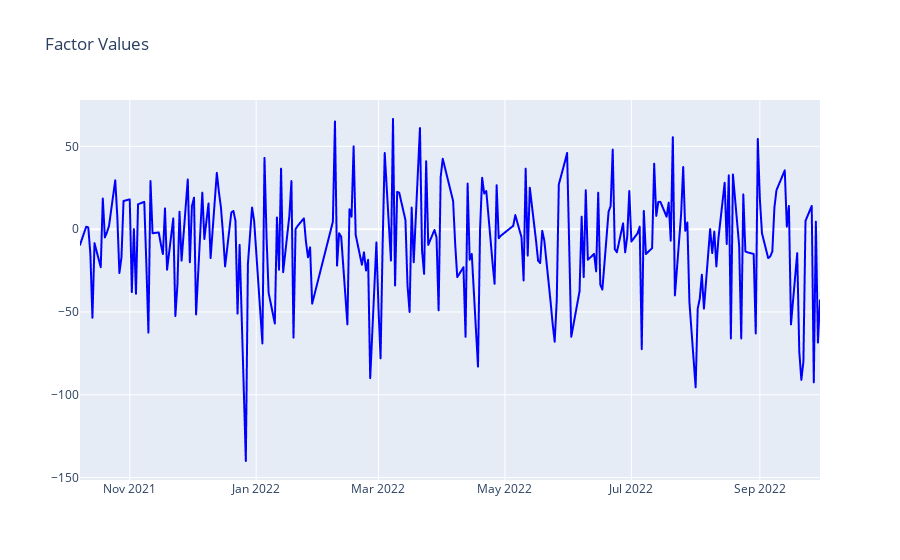

Here is the notebook cell this chart was saved with:
### Code cell
draw_line(Intraday, description="Factor Values")

### Figure 1 — Plotly figure (JSON) as saved in the notebook; plotly's stock layout.template omitted (floating-point values rounded to 4 significant figures; data arrays with more than 128 entries replaced by an {"elided": "..."} marker saying what was removed)
{"data": [{"line": {"color": "blue"}, "type": "scattergl", "x": {"elided": "243 str values"}, "y": {"elided": "243 float values"}}], "layout": {"title": {"text": "Factor Values"}}}
